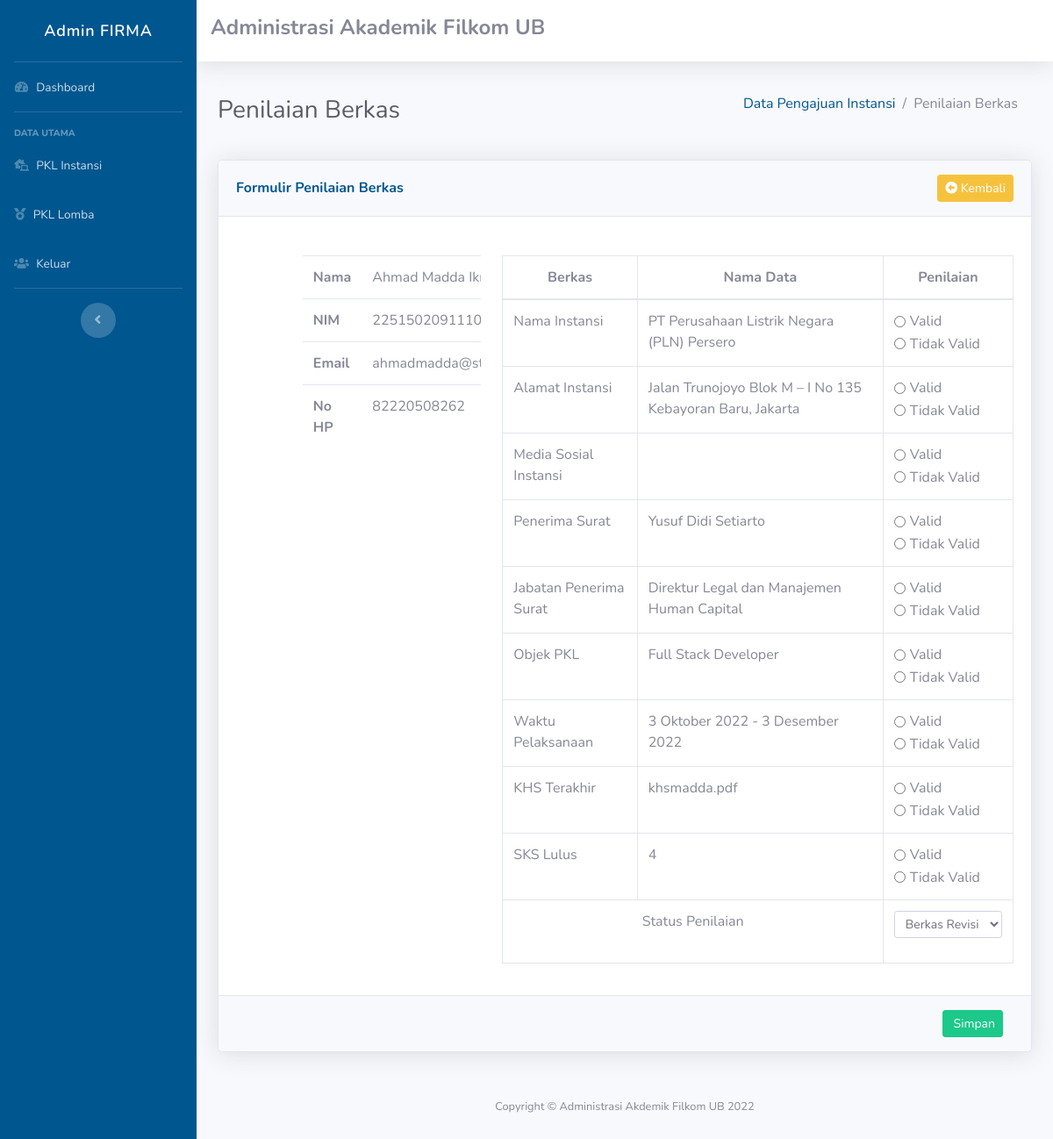
Before: /public/instansi/penilaian/5 (signed in) with the older database file.
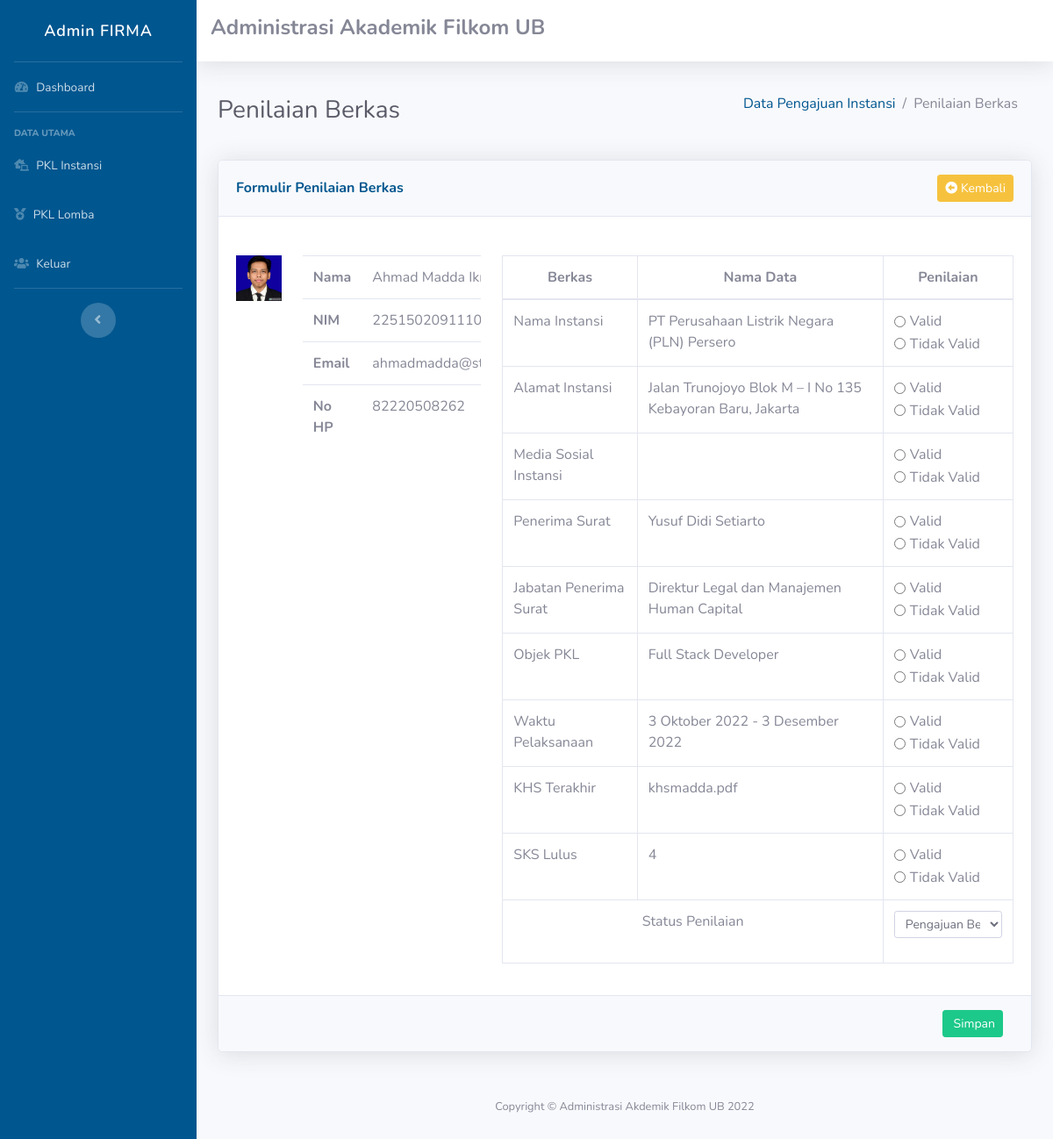
After: the same page with the newer database file.
### tables this page shows
CREATE TABLE `penilaian_instansi` (
  `id_penilaian` int(11) NOT NULL,
  `id_pengajuan` int(11) DEFAULT NULL,
  `sks_lulus` varchar(25) DEFAULT NULL,
  `nama_instansi` varchar(25) DEFAULT NULL,
  `url_medsos_instansi` varchar(25) DEFAULT NULL,
  `alamat_instansi` varchar(25) DEFAULT NULL,
  `penerima_surat` varchar(25) DEFAULT NULL,
  `jabatan_penerima_surat` varchar(25) DEFAULT NULL,
  `objek_pkl` varchar(25) DEFAULT NULL,
  `waktu_pelaksanaan` varchar(25) DEFAULT NULL,
  `khs` varchar(25) DEFAULT NULL,
  `status_penilaian` varchar(25) DEFAULT NULL
);

CREATE TABLE `pengajuan_instansi` (
  `id_pengajuan` int(11) NOT NULL,
  `nama_mahasiswa` varchar(200) DEFAULT NULL,
  `nim_mahasiswa` bigint(20) DEFAULT NULL,
  `email_mahasiswa` varchar(200) DEFAULT NULL,
  `telp_mahasiswa` bigint(20) DEFAULT NULL,
  `foto_mahasiswa` varchar(100) DEFAULT NULL,
  `sks_lulus` int(5) DEFAULT NULL,
  `nama_instansi` varchar(200) DEFAULT NULL,
  `url_medsos_instansi` varchar(100) DEFAULT NULL,
  `alamat_instansi` varchar(200) DEFAULT NULL,
  `penerima_surat` varchar(50) DEFAULT NULL,
  `jabatan_penerima_surat` varchar(50) DEFAULT NULL,
  `objek_pkl` varchar(50) DEFAULT NULL,
  `waktu_pelaksanaan` varchar(50) DEFAULT NULL,
  `khs` varchar(50) DEFAULT NULL
);

### app/core/Controller.php (called while the page is built, shortened)
<?php
class Controller{
	public function view($view, $data = [])
	{
		require_once '../app/views/' . $view . '.php';
	}
	public function model($model)
	{
		return new $model;
	}
}

### app/controllers/Instansi.php (called while the page is built, shortened)
<?php
class Instansi extends Controller {
	public function penilaian($id_pengajuan)
	{
		$data['title'] = 'Penilaian Berkas Instansi';
		$data['pengajuan_instansi'] = $this->model('InstansiModel')->getInstansiById($id_pengajuan);
		$this->view('instansi/penilaian', $data);
	}
}

### app/core/App.php (called while the page is built, shortened)
<?php
class App{
	protected $method = 'index';
	protected $params = [];
	public function __construct(){
		$url = $this->parseURL();
		if(file_exists('../app/controllers/' . $url[0] . '.php')){
			unset($url[0]);
		}
		$this->controller = new $this->controller;
		if(isset($url[1])){
			if(method_exists($this->controller, $url[1])){
				$this->method = $url[1];
				unset($url[1]);
			}
		}
		if(!empty($url)){
			$this->params = array_values($url);
		}
		call_user_func_array([$this->controller, $this->method], $this->params);
	}
	public function parseURL(){
		if( isset($_GET['url'])){
			$url = rtrim($_GET['url'], '/');
			$url = filter_var($url, FILTER_SANITIZE_URL);
			$url = explode('/',$url);
			return $url;
		}
	}
}

### public/index.php (called while the page is built, shortened)
<?php
$app = new App;

### app/core/Database.php (called while the page is built, shortened)
<?php
class Database{
	private $host = DB_HOST;
	private $user = DB_USER;
	private $pass = DB_PASS;
	private $dbnm = DB_NAME;
	private $dbh;
	private $stmt;
	public function __construct()
	{
		$dsn = 'mysql:host='. $this->host .';dbname='. $this->dbnm;
		$option = [
			PDO::ATTR_PERSISTENT => true,
			PDO::ATTR_ERRMODE => PDO::ERRMODE_EXCEPTION
		];
		try{
			$this->dbh = new PDO($dsn,$this->user,$this->pass, $option);
		}catch(PDOException $e){
			die($e->getMessage());
		}
	}
	public function query($query)
	{
		$this->stmt = $this->dbh->prepare($query);
	}
	public function bind($param, $value, $type = null){
		if(is_null($type)){
			switch (true) {
				default:
					$type = PDO::PARAM_STR;
			}
		}
		$this->stmt->bindValue($param, $value, $type);
	}
	public function execute()
	{
		$this->stmt->execute();
	}
	public function single()
	{
		$this->execute();
		return $this->stmt->fetch(PDO::FETCH_ASSOC);
	}
}

### app/models/InstansiModel.php (called while the page is built, shortened)
<?php
class InstansiModel {
	private $table = 'pengajuan_instansi';
	private $db;
	public function __construct()
	{
		$this->db = new Database;
	}
	public function getInstansiById($id_pengajuan)
	{
		$this->db->query("	SELECT pengajuan_instansi.*, penilaian_instansi.status_penilaian
							FROM " . $this->table . "
							JOIN penilaian_instansi ON penilaian_instansi.id_pengajuan = pengajuan_instansi.id_pengajuan
							WHERE pengajuan_instansi.id_pengajuan=:id_pengajuan");
		$this->db->bind('id_pengajuan',$id_pengajuan);
		return $this->db->single();
	}
}

### app/views/instansi/penilaian.php (the view, shortened to what the changed rows need)
<div class="container-fluid">
    <div class="d-sm-flex align-items-center justify-content-between mb-4">
        <h1 class="h3 mb-0 text-gray-800">Penilaian Berkas</h1>
    </div>
    <div class="card shadow mb-4">
        <form class="form-horizontal" method="POST" action="<?= BASE_URL;?>/instansi/simpanInstansi" enctype="multipart/form-data">
            <div class="card-body">
                <div class="row">
                    <div class="col-md-1">
                        <img src="<?= BASE_URL; ?>/file/foto-mahasiswa/<?= $data['pengajuan_instansi']['foto_mahasiswa']; ?>" alt="" class="img-fluid">
                    </div>
                    <div class="col-md-3">
                        <table class="table table-responsive">
                            <tbody>
                                <tr>
                                    <td width="50%"><strong>Nama<strong></td>
                                    <td width="50%"><?= $data['pengajuan_instansi']['nama_mahasiswa']; ?></td>
                                </tr>
                                <tr>
                                    <td width="40%"><strong>NIM<strong></td>
                                    <td width="60%"><?= $data['pengajuan_instansi']['nim_mahasiswa']; ?></td>
                                </tr>
                                 <tr>
                                    <td width="40%"><strong>Email<strong></td>
                                    <td width="60%"><?= $data['pengajuan_instansi']['email_mahasiswa']; ?></td>
                                </tr>
                                 <tr>
                                    <td width="40%"><strong>No HP<strong></td>
                                    <td width="60%"><?= $data['pengajuan_instansi']['telp_mahasiswa']; ?></td>
                                </tr>
                            </tbody>
                        </table>
                    </div>
                    <div class="col-md-8">
                        <table class="table table-bordered">
                            <thead class="text-center">
                                <tr>
                                    <th scope="col">Berkas</th>
                                    <th scope="col">Nama Data</th>
                                    <th scope="col">Penilaian</th>
                                </tr>
                            </thead>
                            <tbody>
                                <tr>
                                    <td scope="row">Nama Instansi</td>
                                    <td><?= $data['pengajuan_instansi']['nama_instansi']; ?></td>
                                    <td>
                                        <div class="form-check form-check-inline">
                                        </div>
                                        <div class="form-check form-check-inline">
                                        </div>
                                    </td>
                                </tr>
                                <tr>
                                    <td scope="row">Alamat Instansi</td>
                                    <td scope="row"><?= $data['pengajuan_instansi']['alamat_instansi']; ?></td>
                                    <td>
                                        <div class="form-check form-check-inline">
                                        </div>
                                        <div class="form-check form-check-inline">
                                        </div>
                                    </td>
                                </tr>
                                <tr>
                                    <td scope="row">Penerima Surat</td>
                                    <td scope="row"><?= $data['pengajuan_instansi']['penerima_surat']; ?></td>
                                    <td>
                                        <div class="form-check form-check-inline">
                                        </div>
                                        <div class="form-check form-check-inline">
                                        </div>
                                    </td>
                                </tr>
                                <tr>
                                    <td scope="row">Jabatan Penerima Surat</td>
                                    <td scope="row"><?= $data['pengajuan_instansi']['jabatan_penerima_surat']; ?></td>
                                    <td>
                                        <div class="form-check form-check-inline">
                                        </div>
                                        <div class="form-check form-check-inline">
                                        </div>
                                    </td>
                                </tr>
                                <tr>
                                    <td scope="row">Objek PKL</td>
                                    <td scope="row"><?= $data['pengajuan_instansi']['objek_pkl']; ?></td>
                                    <td>
                                        <div class="form-check form-check-inline">
                                        </div>
                                        <div class="form-check form-check-inline">
                                        </div>
                                    </td>
                                </tr>
                                <tr>
                                    <td scope="row">Waktu Pelaksanaan</td>
                                    <td scope="row"><?= $data['pengajuan_instansi']['waktu_pelaksanaan']; ?></td>
                                    <td>
                                        <div class="form-check form-check-inline">
                                        </div>
                                        <div class="form-check form-check-inline">
                                        </div>
                                    </td>
                                </tr>
                                <tr>
                                    <td scope="row">KHS Terakhir</td>
                                    <td scope="row"><?= $data['pengajuan_instansi']['khs']; ?></td>
                                    <td>
                                        <div class="form-check form-check-inline">
                                        </div>
                                        <div class="form-check form-check-inline">
                                        </div>
                                    </td>
                                </tr>
                                <tr>
                                    <td scope="row">SKS Lulus</td>
                                    <td scope="row"><?= $data['pengajuan_instansi']['sks_lulus']; ?></td>
                                    <td>
                                        <div class="form-check form-check-inline">
                                        </div>
                                        <div class="form-check form-check-inline">
                                        </div>
                                    </td>
                                </tr>
                                <tr>
                                    <td>
                                        <div class="form-group">
                                            <select id="inputState" class="form-control form-control-sm" name="status_penilaian">
                                                <option value="Pengajuan Berkas" <?php if ($data['pengajuan_instansi']['status_penilaian'] == "Pengajuan Berkas") { echo "selected"; } ?>>Pengajuan Berkas</option>
                                                <option value="Berkas Revisi" <?php if ($data['pengajuan_instansi']['status_penilaian'] == "Berkas Revisi") { echo "selected"; } ?>>Berkas Revisi</option>
                                            </select>
                                        </div>
                                    </td>
                                </tr>
                            </tbody>
                        </table>
                    </div>
                </div>
            </div>
        </form>
    </div>

Changed rows visible on the page:
changed penilaian_instansi "Ahmad Madda…": id_pengajuan.foto_mahasiswa: picture added; status_penilaian "Berkas Revisi" → "Pengajuan Berkas"
